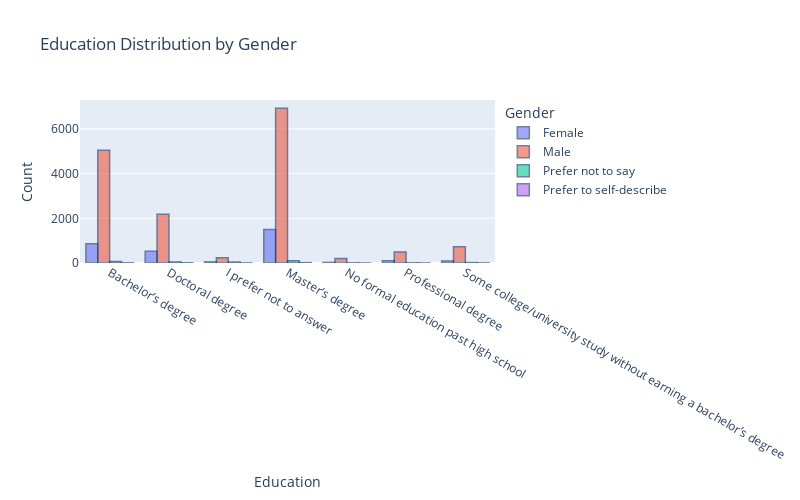

The cell this chart's notebook holds for it:
### Markdown cell above
### Visualizing Education level and gender

### Code cell
# education and gender:
import plotly.express as px
education_gender = df.loc[:,["education", "gender"]].groupby(["education", "gender"]).size().reset_index()
education_gender.columns = ["Education", "Gender", "Count"]
fig = px.bar(education_gender, x='Education', y='Count', color="Gender", 
             barmode='group', title ="Education Distribution by Gender", 
             height=500, width=800)
fig.update_traces(marker_line_color='rgb(9,50,100)',
                  marker_line_width=1.5, opacity=0.6)
fig.show()

### Figure 1 — Plotly figure (JSON) as saved in the notebook; plotly's stock layout.template omitted (floating-point values rounded to 4 significant figures)
{"data": [{"alignmentgroup": "True", "hovertemplate": "Gender=Female<br>Education=%{x}<br>Count=%{y}<extra></extra>", "legendgroup": "Female", "marker": {"color": "#636efa", "line": {"color": "rgb(9,50,100)", "width": 1.5}}, "name": "Female", "offsetgroup": "Female", "opacity": 0.6, "orientation": "v", "showlegend": true, "textposition": "auto", "type": "bar", "x": ["Bachelor’s degree", "Doctoral degree", "I prefer not to answer", "Master’s degree", "No formal education past high school", "Professional degree", "Some college/university study without earning a bachelor’s degree"], "xaxis": "x", "y": [865, 521, 50, 1496, 26, 103, 87], "yaxis": "y"}, {"alignmentgroup": "True", "hovertemplate": "Gender=Male<br>Education=%{x}<br>Count=%{y}<extra></extra>", "legendgroup": "Male", "marker": {"color": "#EF553B", "line": {"color": "rgb(9,50,100)", "width": 1.5}}, "name": "Male", "offsetgroup": "Male", "opacity": 0.6, "orientation": "v", "showlegend": true, "textposition": "auto", "type": "bar", "x": ["Bachelor’s degree", "Doctoral degree", "I prefer not to answer", "Master’s degree", "No formal education past high school", "Professional degree", "Some college/university study without earning a bachelor’s degree"], "xaxis": "x", "y": [5049, 2186, 236, 6930, 199, 496, 728], "yaxis": "y"}, {"alignmentgroup": "True", "hovertemplate": "Gender=Prefer not to say<br>Education=%{x}<br>Count=%{y}<extra></extra>", "legendgroup": "Prefer not to say", "marker": {"color": "#00cc96", "line": {"color": "rgb(9,50,100)", "width": 1.5}}, "name": "Prefer not to say", "offsetgroup": "Prefer not to say", "opacity": 0.6, "orientation": "v", "showlegend": true, "textposition": "auto", "type": "bar", "x": ["Bachelor’s degree", "Doctoral degree", "I prefer not to answer", "Master’s degree", "No formal education past high school", "Professional degree", "Some college/university study without earning a bachelor’s degree"], "xaxis": "x", "y": [72, 48, 44, 106, 7, 9, 18], "yaxis": "y"}, {"alignmentgroup": "True", "hovertemplate": "Gender=Prefer to self-describe<br>Education=%{x}<br>Count=%{y}<extra></extra>", "legendgroup": "Prefer to self-describe", "marker": {"color": "#ab63fa", "line": {"color": "rgb(9,50,100)", "width": 1.5}}, "name": "Prefer to self-describe", "offsetgroup": "Prefer to self-describe", "opacity": 0.6, "orientation": "v", "showlegend": true, "textposition": "auto", "type": "bar", "x": ["Bachelor’s degree", "Doctoral degree", "I prefer not to answer", "Master’s degree", "No formal education past high school", "Professional degree", "Some college/university study without earning a bachelor’s degree"], "xaxis": "x", "y": [7, 12, 3, 17, 1, 3, 4], "yaxis": "y"}], "layout": {"barmode": "group", "height": 500, "legend": {"title": {"text": "Gender"}, "tracegroupgap": 0}, "title": {"text": "Education Distribution by Gender"}, "width": 800, "xaxis": {"anchor": "y", "domain": [0, 1], "title": {"text": "Education"}}, "yaxis": {"anchor": "x", "domain": [0, 1], "title": {"text": "Count"}}}}
